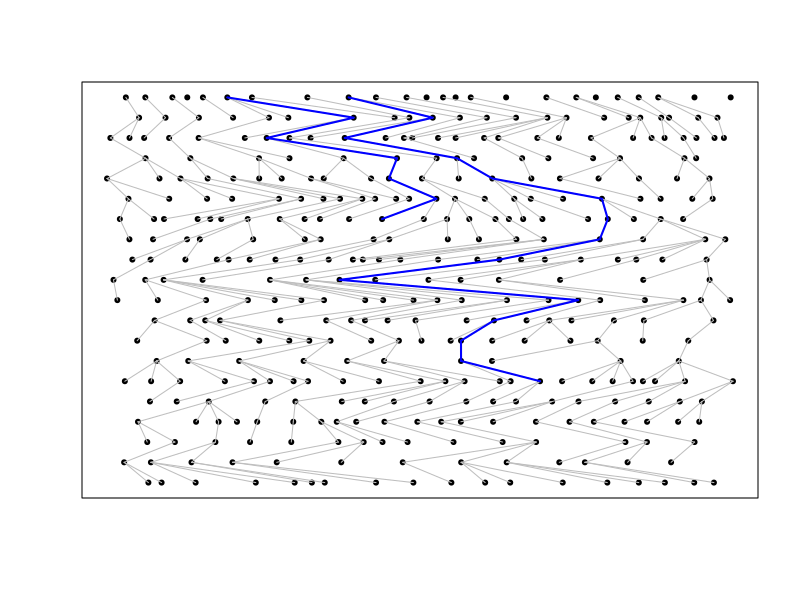
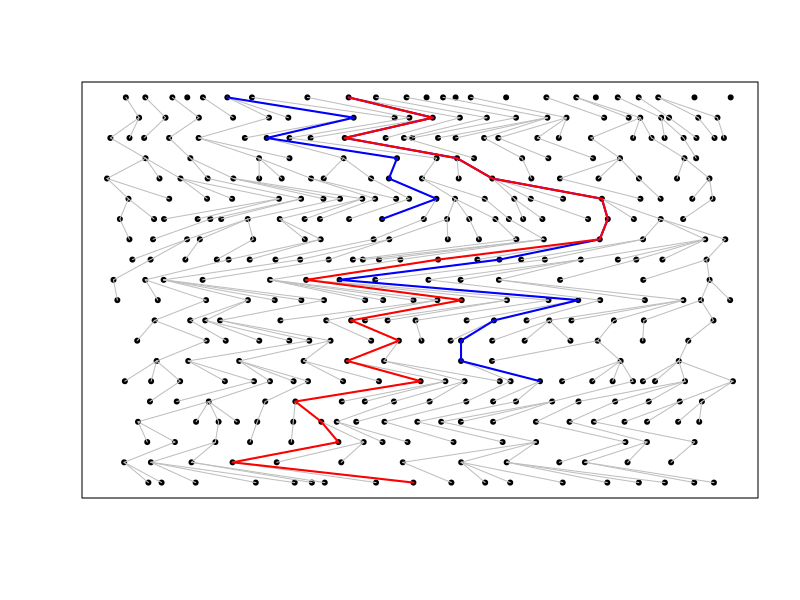
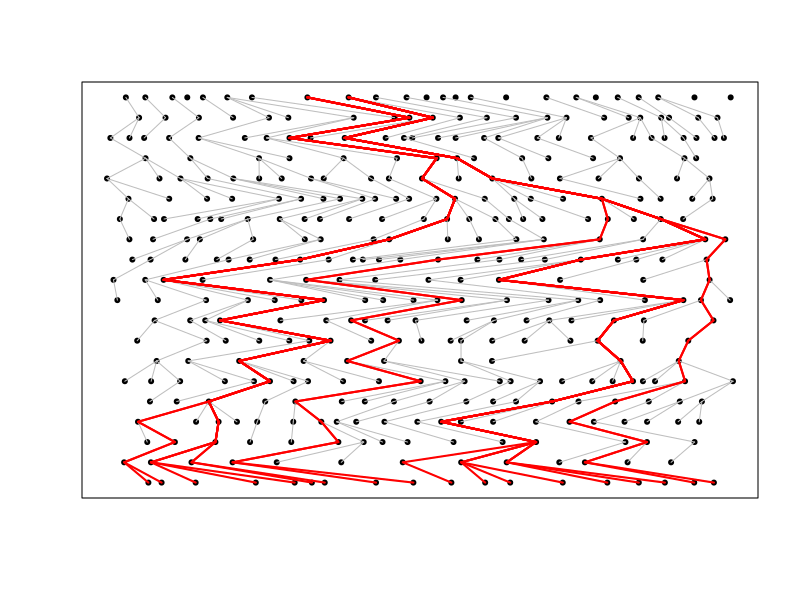
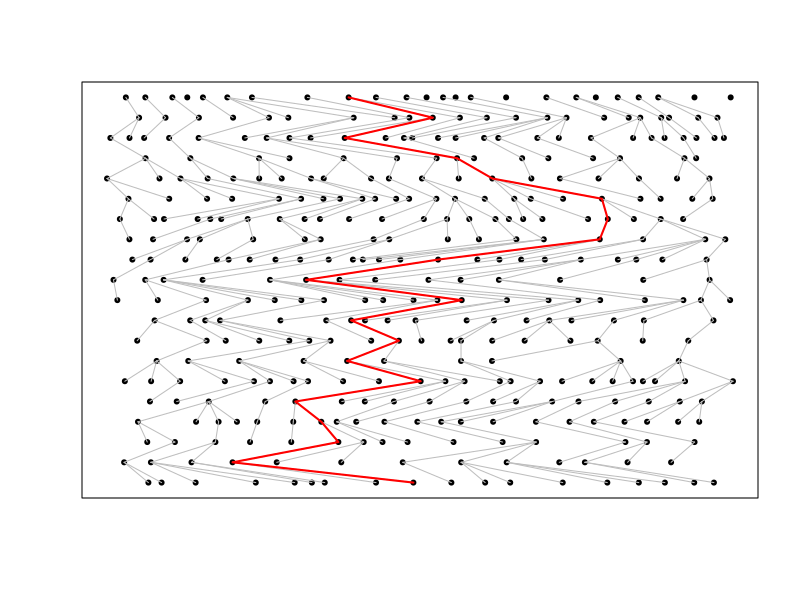
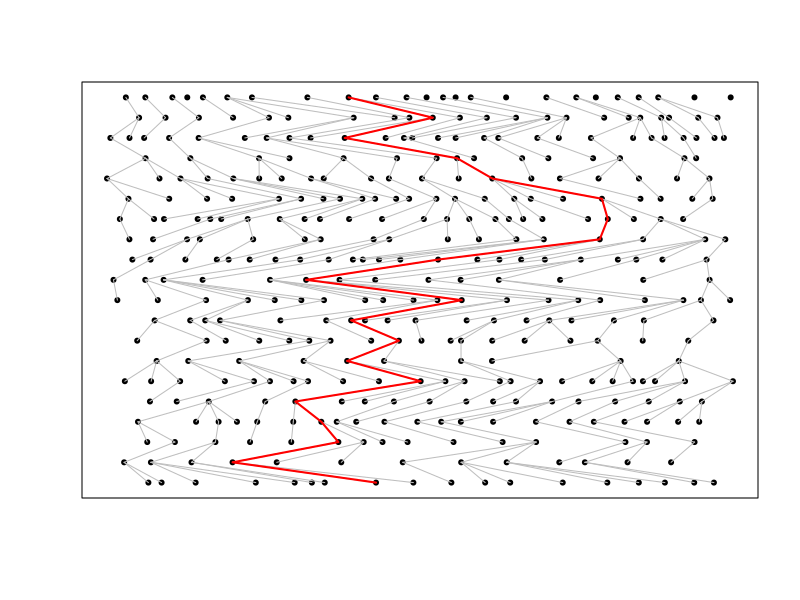

Generate these figures, in order, with R:
nize <- function (x) { (cumsum(x)[-length(x)] / sum(x) )|> round(6) }

make_grid <- function (n, t) {
    xy <- do.call(rbind, lapply(1:t, function (s) {
        cbind(x=nize(rgamma(rpois(1, n)+2, shape=6)), t=s)
    })) |> data.frame()
    return(xy)
}

make_parents <- function(xy) {
    pc <- do.call(rbind, lapply(unique(xy$t)[-1], function (t) {
        cx <- xy$x[xy$t == t-1]
        px <- xy$x[xy$t == t]
        cbind(
              px=sort(sample(px, size=length(cx), replace=TRUE)),
              pt=t,
              cx=cx,
              ct=t-1
        )
    })) |> data.frame()
}

trace_up <- function (t, k, pc) {
    x <- pc$cx[pc$ct == t][k]
    out <- data.frame(x=x, t=t)
    while (t <= max(pc$ct)) {
        k <- which(pc$ct == t & pc$cx == x)
        x <- pc$px[k]
        t <- pc$pt[k]
        out <- rbind(out, data.frame(x=x, t=t))
    }
    return(out)
}

go_down <- function (t, k, pc) {
    # finds the deepest descendant(s) of t, k
    j <- which(pc$ct == t)[k]
    while (length(j) > 0) {
        x <- pc$cx[j]
        t <- pc$ct[j]
        j <- which(pc$pt %in% t & pc$px %in% x)
        stopifnot(length(unique(t)) == 1)
    }
    k <- match(x, pc$cx[pc$ct == t[1]])
    return(data.frame(k=k, t=t))
}

pick_branch_point <- function (t, pc) {
    x <- subset(pc, ct == t)$cx
    n <- table(match(subset(pc, pt == t)$px, x))
    k <- sample(which(n > 1), 1)
    return(k)
}

plot_setup <- function (xy, pc) {
    plot(xy, pch=20, xaxt='n', yaxt='n', xlab='', ylab='')
    segments(x0=pc$cx, y0=pc$ct, x1=pc$px, y1=pc$pt, col='grey')
}

set.seed(123)
N <- 20
T <- 20
xy <- make_grid(N, T)
pc <- make_parents(xy)
n <- table(xy$t)

png(file="lines_potential.png", width=500, height=1000, pointsize=10)
    plot_setup(xy, pc)
    lines(trace_up(14, floor(n[14]/2), pc), col='blue', lwd=2)
    lines(trace_up(6, floor(2*n[6]/3), pc), col='blue', lwd=2)
dev.off()

# successful
png(file="lines_successful.png", width=500, height=1000, pointsize=10)
    plot_setup(xy, pc)
    lines(trace_up(14, floor(n[14]/2), pc), col='blue', lwd=2)
    lines(trace_up(6, floor(2*n[6]/3), pc), col='blue', lwd=2)
    lines(trace_up(1, floor(n[1]/2), pc), col='red', lwd=2)
dev.off()

# all successful
png(file="lines_successful_all.png", width=500, height=1000, pointsize=10)
    plot_setup(xy, pc)
    # all of them
    for (k in 1:n[1]) {
        lines(trace_up(1, k, pc), col='red', lwd=2)
    }
dev.off()

# lineage
png(file="lines_lienage.png", width=500, height=1000, pointsize=10)
    plot_setup(xy, pc)
    lines(trace_up(1, floor(n[1]/2), pc), col='red', lwd=2)
dev.off()

# branching
png(file="lines_branching.png", width=500, height=1000, pointsize=10)
    plot_setup(xy, pc)
    t <- T-10
    bk <- pick_branch_point(t, pc)
    kk <- go_down(t, bk, pc)$k
    for (k in kk) {
        lines(trace_up(1, k, pc), col='red', lwd=2)
    }
dev.off()
